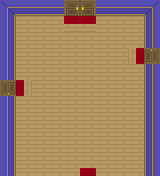

This game map was drawn from its Tiled (.tmx) file and the tilesets committed beside it. A one-line description and the trimmed map source follow:
An orthogonal 10x11 tile map with 16x16 px tiles, 1 tile layer (Tile Layer 1), 22 tilesets.

<map version="1.0" orientation="orthogonal" width="10" height="11" tilewidth="16" tileheight="16">
 <tileset firstgid="1" name="wood_floor" tilewidth="16" tileheight="16">
  <image source="wood_floor.png" width="16" height="16" />
 </tileset>
 <tileset firstgid="2" name="wall_left" tilewidth="16" tileheight="16">
  <image source="wall_left.png" width="16" height="16" />
 </tileset>
 <tileset firstgid="3" name="wall_top" tilewidth="16" tileheight="16">
  <image source="wall_top.png" width="16" height="16" />
 </tileset>
 <tileset firstgid="4" name="wall_u_l" tilewidth="16" tileheight="16">
  <image source="wall_u_l.png" width="16" height="16" />
 </tileset>
 <tileset firstgid="5" name="wall_u_r" tilewidth="16" tileheight="16">
  <image source="wall_u_r.png" width="16" height="16" />
 </tileset>
 <tileset firstgid="6" name="wall_right" tilewidth="16" tileheight="16">
  <image source="wall_right.png" width="16" height="16" />
 </tileset>
 <tileset firstgid="7" name="wall_botom" tilewidth="16" tileheight="16">
  <image source="wall_botom.png" width="16" height="16" />
 </tileset>
 <tileset firstgid="8" name="wall_b_r" tilewidth="16" tileheight="16">
  <image source="wall_b_r.png" width="16" height="16" />
 </tileset>
 <tileset firstgid="9" name="wall_b_l" tilewidth="16" tileheight="16">
  <image source="wall_b_l.png" width="16" height="16" />
 </tileset>
 <tileset firstgid="10" name="door_top" tilewidth="16" tileheight="16">
  <image source="door_top.png" width="16" height="16" />
 </tileset>
 <tileset firstgid="11" name="d_door_top" tilewidth="16" tileheight="16">
  <image source="d_door_top.png" width="32" height="16" />
 </tileset>
 <tileset firstgid="13" name="wall_botom" tilewidth="16" tileheight="16">
  <image source="wall_botom.png" width="16" height="16" />
 </tileset>
 <tileset firstgid="14" name="wall_b_l" tilewidth="16" tileheight="16">
  <image source="wall_b_l.png" width="16" height="16" />
 </tileset>
 <tileset firstgid="15" name="wall_b_r" tilewidth="16" tileheight="16">
  <image source="wall_b_r.png" width="16" height="16" />
 </tileset>
 <tileset firstgid="16" name="door_bottom" tilewidth="16" tileheight="16">
  <image source="door_bottom.png" width="16" height="16" />
 </tileset>
 <tileset firstgid="17" name="door_left" tilewidth="16" tileheight="16">
  <image source="door_left.png" width="16" height="16" />
 </tileset>
 <tileset firstgid="18" name="door_right" tilewidth="16" tileheight="16">
  <image source="door_right.png" width="16" height="16" />
 </tileset>
 <tileset firstgid="19" name="red_carpet" tilewidth="16" tileheight="16">
  <image source="red_carpet.png" width="32" height="32" />
 </tileset>
 <tileset firstgid="23" name="entrance_bottom" tilewidth="16" tileheight="16">
  <image source="entrance_bottom.png" width="16" height="16" />
 </tileset>
 <tileset firstgid="24" name="entrance_left" tilewidth="16" tileheight="16">
  <image source="entrance_left.png" width="16" height="16" />
 </tileset>
 <tileset firstgid="25" name="entrance_right" tilewidth="16" tileheight="16">
  <image source="entrance_right.png" width="16" height="16" />
 </tileset>
 <tileset firstgid="26" name="entrance_top" tilewidth="16" tileheight="16">
  <image source="entrance_top.png" width="16" height="16" />
 </tileset>
 <layer name="Tile Layer 1" width="10" height="11">
  <data>[110 cells, 110 non-empty, 14 distinct tile ids]</data>
 </layer>
</map>